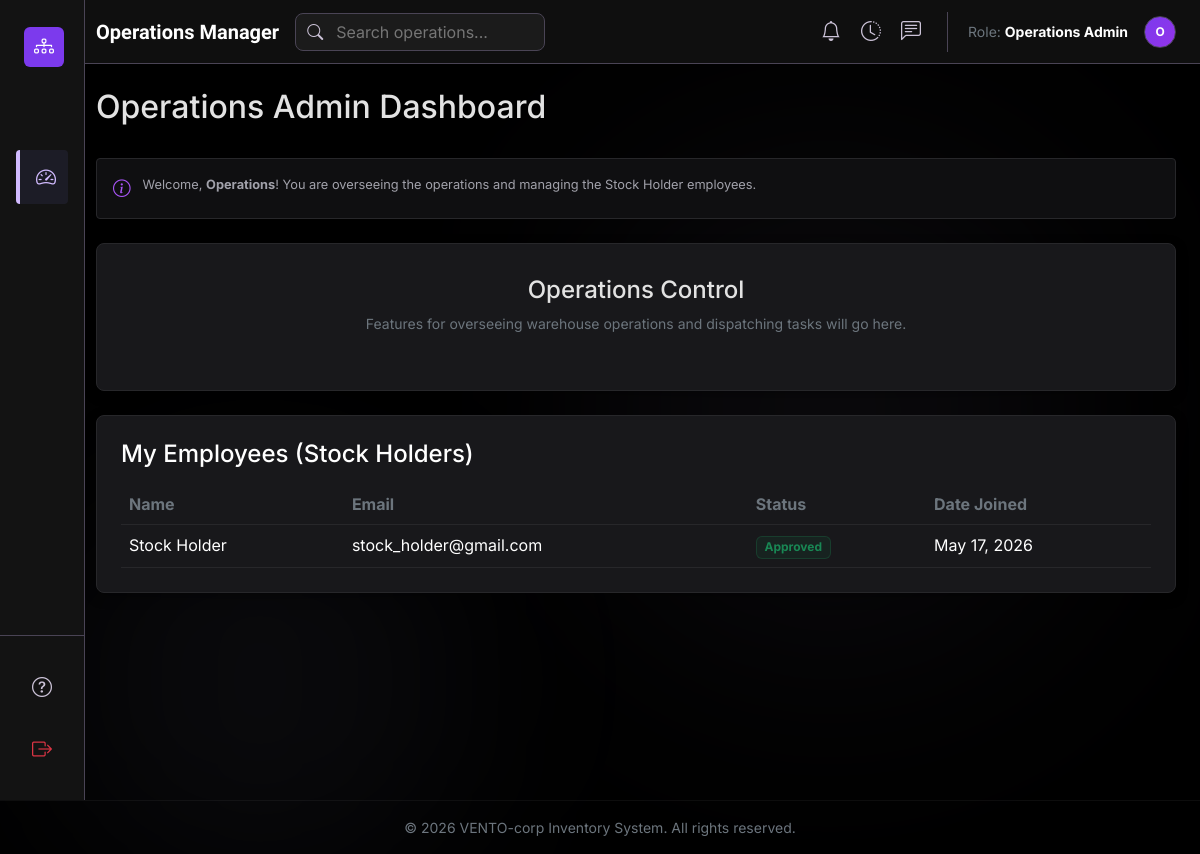
The page /public/admin/operations/operations.php (signed in) on the database its author committed.
### tables this page shows
CREATE TABLE `employees` (
  `id` int(11) NOT NULL,
  `first_name` varchar(50) NOT NULL,
  `last_name` varchar(50) NOT NULL,
  `email` varchar(100) NOT NULL,
  `password` varchar(255) NOT NULL,
  `role` enum('stock_holder','inventory_clerk','it_security') NOT NULL,
  `status` enum('pending','approved','rejected') DEFAULT 'pending',
  `application_file` varchar(255) DEFAULT NULL,
  `created_at` timestamp NOT NULL DEFAULT current_timestamp(),
  `updated_at` timestamp NOT NULL DEFAULT current_timestamp() ON UPDATE current_timestamp()
);

### public/admin/operations/operations.php (the view, shortened to what this page needs)
<?php
require_once '../../../config/db.php';
$emp_stmt = $pdo->prepare("SELECT first_name, last_name, email, status, created_at FROM employees WHERE role = 'stock_holder'");
$emp_stmt->execute();
$employees = $emp_stmt->fetchAll(PDO::FETCH_ASSOC);
require_once '../../../includes/operationManagerHeader.php';
?>
<div class="dashboard">
    <div class="d-flex justify-content-between align-items-center mb-4">
        <h2>Operations Admin Dashboard</h2>
    </div>
    <div class="info-box mb-4">
        <i class="bi bi-info-circle"></i>
        <span>Welcome, <strong><?php echo htmlspecialchars($_SESSION['first_name']); ?></strong>! You are overseeing the operations and managing the Stock Holder employees.</span>
    </div>
    <div class="feature-card text-center mt-4">
        <h4 class="mb-2">Operations Control</h4>
        <p class="text-secondary small mb-4">Features for overseeing warehouse operations and dispatching tasks will go here.</p>
    </div>
    <div class="card p-4 mt-4">
        <h4 class="mb-3 text-white">My Employees (Stock Holders)</h4>
        <div class="table-responsive">
            <table class="table table-dark table-hover mb-0">
                <thead>
                    <tr>
                        <th class="text-secondary">Name</th>
                        <th class="text-secondary">Email</th>
                        <th class="text-secondary">Status</th>
                        <th class="text-secondary">Date Joined</th>
                    </tr>
                </thead>
                <tbody>
                    <?php if (count($employees) > 0): ?>
                        <?php foreach ($employees as $emp): ?>
                            <tr>
                                <td><?php echo htmlspecialchars($emp['first_name'] . ' ' . $emp['last_name']); ?></td>
                                <td><?php echo htmlspecialchars($emp['email']); ?></td>
                                <td>
                                    <?php if ($emp['status'] === 'approved'): ?>
                                        <span class="badge text-success bg-success bg-opacity-10 border border-success border-opacity-25">Approved</span>
                                    <?php elseif ($emp['status'] === 'pending'): ?>
                                        <span class="badge text-warning bg-warning bg-opacity-10 border border-warning border-opacity-25">Pending</span>
                                    <?php else: ?>
                                        <span class="badge text-danger bg-danger bg-opacity-10 border border-danger border-opacity-25">Rejected</span>
                                    <?php endif; ?>
                                </td>
                                <td><?php echo date('M d, Y', strtotime($emp['created_at'])); ?></td>
                            </tr>
                        <?php endforeach; ?>
                    <?php else: ?>
                        <tr>
                            <td colspan="4" class="text-center text-secondary py-4">No employees found.</td>
                        </tr>
                    <?php endif; ?>
                </tbody>
            </table>
        </div>
    </div>
</div>
<?php
require_once '../../../includes/adminFooter.php';
?>

### includes/operationManagerHeader.php (style rules this page uses)
:root { --surface-dim: #131313; --surface-container-highest: #353535; --surface-container-low: #1b1b1b; --surface-container: #1f1f1f; --primary: #d2bbff; --primary-container: #7c3aed; --secondary: #c4c1fb; --secondary-container: #444173; --outline-variant: #4a4455; --on-surface: #e2e2e2; --on-surface-variant: #ccc3d8; }
body { font-family: 'Inter', sans-serif; background-color: #000000; color: var(--on-surface); overflow: hidden; }
.card, .stat-card { background-color: #18181b !important; border: 1px solid #27272a !important; border-radius: 8px; box-shadow: 0 4px 12px rgba(0, 0, 0, 0.35); }
.feature-card { background-color: #18181b; border: 1px solid #27272a; border-radius: 8px; padding: 2rem; box-shadow: 0 4px 12px rgba(0, 0, 0, 0.35); }
.info-box { background-color: #0f0f11; border: 1px solid #27272a; border-radius: 4px; padding: 1rem; display: flex; gap: 0.75rem; font-size: 0.8rem; color: #a1a1aa; align-items: flex-start; margin-bottom: 1.5rem; }
.info-box i { color: #a855f7; font-size: 1.1rem; }
.table { color: var(--on-surface); }
.table-dark { --bs-table-bg: #18181b; --bs-table-border-color: #27272a; }

### rows shown on the page
employees: first_name+last_name "Stock Holder", email "stock_holder@gmail.com", status "Approved", created_at "May 17, 2026"

### other values the page prints
str_replace('_', ' ', $_SESSION['role'] ?? $_SESSION['user_type']) "Operations Admin"
substr($_SESSION['first_name'] ?? 'U', 0, 1) "O"
$_SESSION['first_name'] "Operations"
